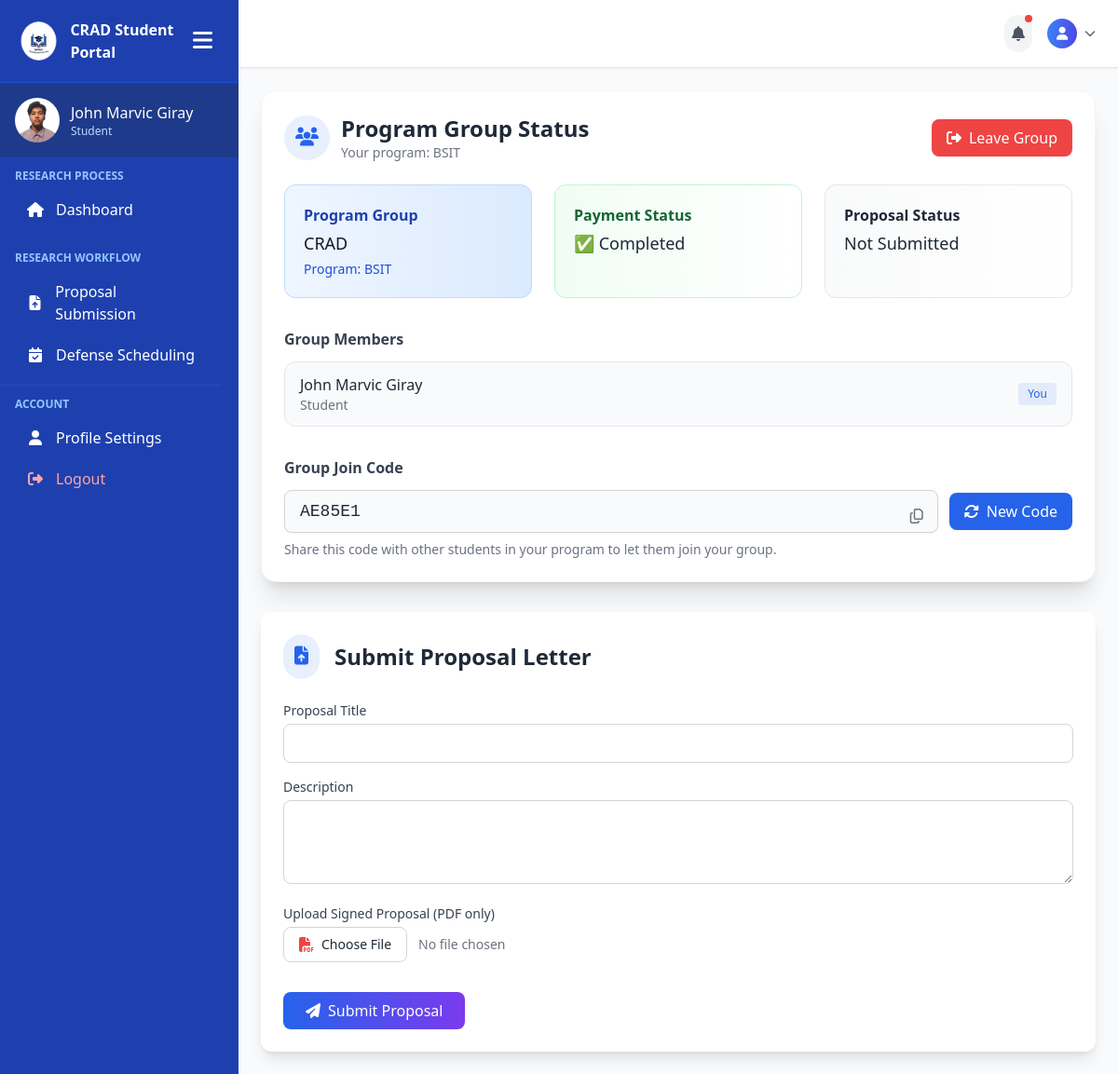
Before: /student_pages/proposal.php (signed in) with the older database file.
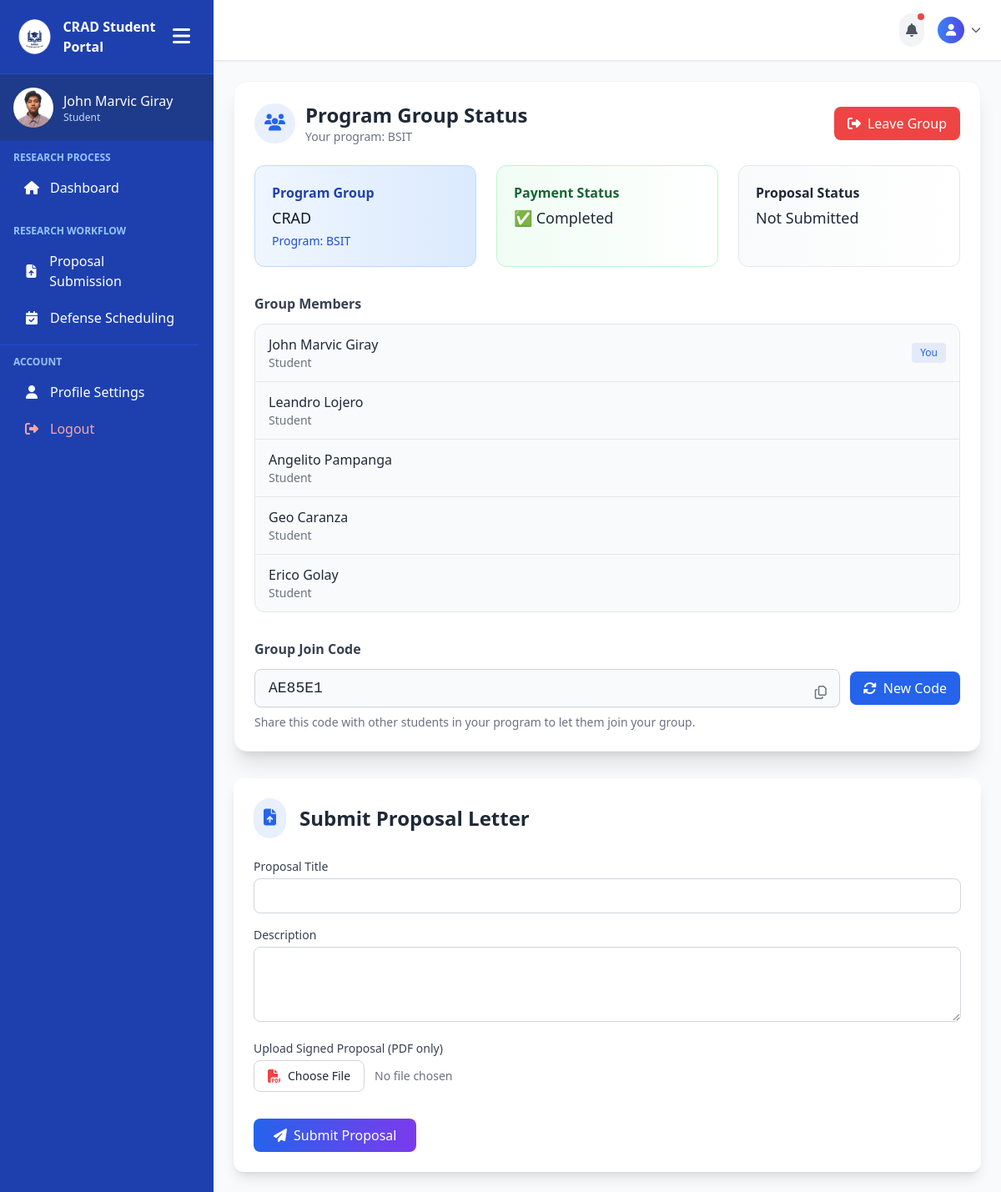
After: the same page with the newer database file.
### tables this page shows
CREATE TABLE `student_profiles` (
  `id` int(11) NOT NULL,
  `user_id` int(11) NOT NULL,
  `school_id` varchar(50) NOT NULL,
  `full_name` varchar(100) NOT NULL,
  `program` varchar(50) NOT NULL,
  `cluster` varchar(20) DEFAULT '0',
  `faculty_id` int(11) DEFAULT NULL,
  `school_year` varchar(20) NOT NULL,
  `created_at` timestamp NOT NULL DEFAULT current_timestamp(),
  `updated_at` timestamp NOT NULL DEFAULT current_timestamp() ON UPDATE current_timestamp()
);

CREATE TABLE `user_tbl` (
  `user_id` int(11) NOT NULL,
  `email` varchar(150) NOT NULL,
  `password` varchar(255) NOT NULL,
  `role` enum('Admin','Faculty','Student') NOT NULL DEFAULT 'Student',
  `created_at` timestamp NOT NULL DEFAULT current_timestamp()
);

CREATE TABLE `group_members` (
  `id` int(11) NOT NULL,
  `group_id` int(11) NOT NULL,
  `student_id` int(11) NOT NULL
);

CREATE TABLE `groups` (
  `id` int(11) NOT NULL,
  `name` varchar(255) NOT NULL,
  `program` varchar(50) NOT NULL,
  `cluster_id` int(11) DEFAULT NULL,
  `join_code` varchar(10) DEFAULT NULL,
  `created_at` timestamp NOT NULL DEFAULT current_timestamp()
);

### student_pages/proposal.php (the view, shortened to what the rows shown need)
<?php
include('../includes/connection.php');
$user_id = $_SESSION['user_id'];
$user_query = "SELECT u.*, sp.program FROM user_tbl u
               JOIN student_profiles sp ON u.user_id = sp.user_id
               WHERE u.user_id = '$user_id'";
$user_result = mysqli_query($conn, $user_query);
$user_data = mysqli_fetch_assoc($user_result);
$user_program = $user_data['program'] ?? 'N/A';
$group_query = "SELECT g.*, gm.student_id
                FROM groups g
                JOIN group_members gm ON g.id = gm.group_id
                WHERE gm.student_id = '$user_id'";
$group_result = mysqli_query($conn, $group_query);
$has_group = mysqli_num_rows($group_result) > 0;
if ($has_group) {
    $group = mysqli_fetch_assoc($group_result);
    $group_id = $group['id'];
    $proposal_query = "SELECT * FROM proposals WHERE group_id = '$group_id'";
    $proposal_result = mysqli_query($conn, $proposal_query);
    $has_proposal = mysqli_num_rows($proposal_result) > 0;
    $payment_query = "SELECT * FROM payments WHERE student_id = '$user_id' AND status = 'completed'";
    $payment_result = mysqli_query($conn, $payment_query);
    $has_paid = mysqli_num_rows($payment_result) > 0;
}
?>
<!DOCTYPE html>
<html lang="en">
<head>
    <script src="https://cdn.tailwindcss.com"></script>
    <link rel="stylesheet" href="https://cdnjs.cloudflare.com/ajax/libs/font-awesome/6.0.0/css/all.min.css">
</head>
<body class="bg-gray-50 text-gray-800 font-sans min-h-screen">
    <div class="flex min-h-screen">
        <?php include('../includes/student-sidebar.php'); ?>
        <div class="flex-1 overflow-y-auto p-6">
            <div class="bg-white rounded-2xl shadow-xl p-6 mb-8 border border-gray-100">
                <div class="flex items-center justify-between mb-6">
                    <div class="flex items-center space-x-3">
                        <div>
                            <h2 class="text-2xl font-bold text-gray-800">Program Group Status</h2>
                            <p class="text-sm text-gray-500">Your program: <span class="font-medium"><?php echo $user_program; ?></span></p>
                        </div>
                    </div>
                </div>
                <?php if ($has_group): ?>
                    <div class="grid grid-cols-1 md:grid-cols-3 gap-6">
                        <div class="p-5 bg-gradient-to-r from-blue-50 to-blue-100 rounded-xl border border-blue-200">
                            <h3 class="font-semibold text-blue-800">Program Group</h3>
                            <p class="text-lg font-medium text-gray-900 mt-1"><?php echo $group['name']; ?></p>
                            <p class="text-sm text-blue-700 mt-1">Program: <?php echo $group['program']; ?></p>
                        </div>
                        <div class="p-5 bg-gradient-to-r from-<?php echo $has_paid ? 'green' : 'yellow'; ?>-50 to-white rounded-xl border border-<?php echo $has_paid ? 'green' : 'yellow'; ?>-200">
                            <h3 class="font-semibold text-<?php echo $has_paid ? 'green' : 'yellow'; ?>-800">Payment Status</h3>
                            <p class="text-lg font-medium mt-1">
                                <?php echo $has_paid ? '✅ Completed' : '⏳ Pending'; ?>
                            </p>
                        </div>
                        <div class="p-5 bg-gradient-to-r from-<?php echo $has_proposal ? 'green' : 'gray'; ?>-50 to-white rounded-xl border border-<?php echo $has_proposal ? 'green' : 'gray'; ?>-200">
                            <h3 class="font-semibold text-<?php echo $has_proposal ? 'green' : 'gray'; ?>-800">Proposal Status</h3>
                            <p class="text-lg font-medium mt-1">
                                <?php echo $has_proposal ? ucfirst($proposal['status']) : 'Not Submitted'; ?>
                            </p>
                        </div>
                    </div>
                    <div class="mt-8">
                        <h3 class="font-semibold mb-3 text-gray-700">Group Members</h3>
                        <ul class="divide-y divide-gray-200 bg-gray-50 rounded-xl border border-gray-200">
                            <?php
                            $members_query = "SELECT u.*, sp.full_name
                                            FROM group_members gm
                                            JOIN user_tbl u ON gm.student_id = u.user_id
                                            JOIN student_profiles sp ON u.user_id = sp.user_id
                                            WHERE gm.group_id = '$group_id'";
                            $members_result = mysqli_query($conn, $members_query);
                            while ($member = mysqli_fetch_assoc($members_result)) {
                                echo '<li class="py-3 px-4 flex justify-between items-center hover:bg-white transition">';
                                echo '<div>';
                                echo '<p class="font-medium text-gray-800">' . htmlspecialchars($member['full_name']) . '</p>';
                                echo '<p class="text-sm text-gray-500">' . ucfirst($member['role']) . '</p>';
                                echo '</div>';
                                if ($member['user_id'] == $user_id) {
                                    echo '<span class="bg-primary/10 text-primary text-xs font-medium px-2.5 py-1 rounded">You</span>';
                                }
                                echo '</li>';
                            }
                            ?>
                        </ul>
                    </div>
                    <div class="mt-8">
                        <h3 class="font-semibold mb-3 text-gray-700">Group Join Code</h3>
                        <form id="updateCodeForm" method="POST">
                            <div class="flex items-center space-x-3">
                                <div class="relative flex-grow">
                                    <input type="text" id="join_code_value" value="<?php echo $group['join_code']; ?>" readonly
                                        class="w-full px-4 py-2 border border-gray-300 rounded-lg bg-gray-50 font-mono text-lg text-gray-800 shadow-sm">
                                    <button type="button" onclick="copyJoinCode()"
                                        class="absolute right-2 top-2 p-2 text-gray-500 hover:text-primary transition" title="Copy to clipboard">
                                        <i class="far fa-copy"></i>
                                    </button>
                                </div>
                                <button type="button" onclick="generateJoinCode()"
                                    class="flex items-center bg-primary hover:bg-primary-dark text-white px-4 py-2 rounded-lg shadow-sm transition">
                                    <i class="fas fa-sync-alt mr-2"></i> New Code
                                </button>
                            </div>
                        </form>
                        <p class="text-sm text-gray-500 mt-2">Share this code with other students in your program to let them join your group.</p>
                    </div>
                <?php endif; ?>
            </div>
            <?php if ($has_group): ?>
                <div class="bg-white rounded-xl shadow-lg p-6">
                    <div class="flex items-center mb-6">
                        <h2 class="text-2xl font-bold text-gray-800">Submit Proposal Letter</h2>
                    </div>
                </div>
            <?php endif; ?>
        </div>
    </div>
</body>
</html>

### includes/student-sidebar.php (shortened to what the rows shown need)
<?php
include("../includes/connection.php");
$user_id = $_SESSION['user_id'];
$sql = "SELECT u.role, sp.full_name
        FROM user_tbl u
        LEFT JOIN student_profiles sp ON u.user_id = sp.user_id
        WHERE u.user_id = ?";
$stmt = $conn->prepare($sql);
$stmt->bind_param("i", $user_id);
$stmt->execute();
$result = $stmt->get_result();
$user = $result->fetch_assoc();
$role = $user['role'];
$full_name = $user['full_name'] ?? 'User';
?>
<!DOCTYPE html>
<html lang="en">
<head>
    <script src="https://cdn.tailwindcss.com"></script>
    <link rel="stylesheet" href="https://cdnjs.cloudflare.com/ajax/libs/font-awesome/6.5.0/css/all.min.css">
</head>
<body>
<div class="sidebar sidebar-transition bg-blue-800 text-white flex flex-col hidden md:flex h-screen w-64" id="sidebar">
    <div class="p-4 flex items-center space-x-3 bg-blue-900">
        <div>
            <p class="font-medium profile-name"><?php echo htmlspecialchars($full_name); ?></p>
            <p class="text-xs text-blue-200 profile-role"><?php echo htmlspecialchars(ucfirst($role)); ?></p>
        </div>
    </div>
</div>
</body>
</html>

Changed rows visible on the page:
added student_profiles: full_name "Leandro Lojero", user.role "Student"
added student_profiles: full_name "Angelito Pampanga", user.role "Student"
added student_profiles: full_name "Geo Caranza", user.role "Student"
added student_profiles: full_name "Erico Golay", user.role "Student"
